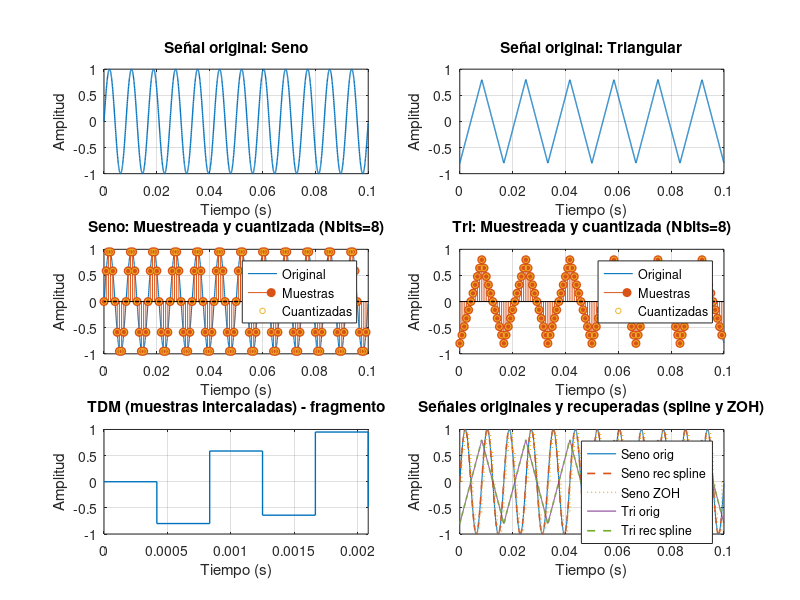

Write MATLAB code to recreate this figure. (Note: this script raises an error after producing the figure.)
% TUTORIAL / EJEMPLO MATLAB: Generación de señales, PCM, TDM y recuperación
% Dirigido a estudiantes de telecomunicaciones (nivel intermedio).
% -------------------------------------------------------------
clear; close all; clc;

%% Parámetros de señal continua (simulación "alta resolución")
Fs_cont = 20000;          % frecuencia de muestreo "continua" para simular analogico (Hz)
T_cont = 0.1;             % duración de la señal (s)
t_cont = 0:1/Fs_cont:T_cont-1/Fs_cont;   % vector tiempo continuo

% Parámetros de cada señal (elige frecuencias que representen una banda base)
f_seno = 120;             % frecuencia seno (Hz)
f_tri  = 60;              % frecuencia triangular (Hz)
A_seno = 1.0;             % amplitud seno
A_tri  = 0.8;             % amplitud triangular

%% 1) Generación de la señal senoidal y triangular
x_seno = A_seno * sin(2*pi*f_seno*t_cont);

% Triangular sin toolboxes: señal triangular (amplitud entre -1 y 1)
% fórmula: tri(t) = 2 * abs( 2*(f*t - floor(f*t + 0.5)) ) - 1
x_tri = A_tri * (2*abs(2*(f_tri*t_cont - floor(f_tri*t_cont + 0.5))) - 1);

%% 2) Decidir frecuencia de muestreo para muestreador (respetando Nyquist)
% Teorema de Nyquist: fs >= 2 * f_max (f_max = la componente más alta)
f_max = max([f_seno, f_tri]);
% Elegimos sobremuestreo razonable (factor 10 para reducir aliasing en ejemplo)
factor_sobre = 10;
fs = max(2*f_max, factor_sobre * f_max);
fs = ceil(fs);            % frecuencia de muestreo usada por el muestreador (Hz)
Ts = 1/fs;

% Tiempo muestreado (vector de instantes de muestreo)
t_sample = 0:Ts:T_cont-Ts;
Nsamples = length(t_sample);

%% 3) Muestreo (emulación del muestreador)
% Muestreamos las señales continuas en los instantes t_sample (muestreo ideal)
x_seno_sampled = A_seno * sin(2*pi*f_seno*t_sample);
x_tri_sampled  = A_tri  * (2*abs(2*(f_tri*t_sample - floor(f_tri*t_sample + 0.5))) - 1);

% Para visualizaciones, también guardamos la versión muestreada como impulsiva
% (pero las señales sampleadas arriba sirven para PCM).

%% 4) Conversión a PCM (cuantización uniforme y codificación binaria)
Nbits = 8;                        % número de bits por muestra (puedes cambiarlo)
Nlevels = 2^Nbits;

% Normalizamos cada señal al rango [-1,1] antes de cuantizar (evitar saturaciones).
% Si ya conoces el rango real usalo en lugar de normalizar (aquí usamos amplitud maxima)
% Normalización por el valor máximo absoluto de cada señal muestreada:
max_seno = max(abs(x_seno_sampled));
max_tri  = max(abs(x_tri_sampled));
x_seno_norm = x_seno_sampled / max_seno;
x_tri_norm  = x_tri_sampled  / max_tri;

% Cuantizador uniforme: niveles de - (2^(N-1))..(2^(N-1)-1) (representación signed)
Qmax = 2^(Nbits-1) - 1;
% cuantización (enteros)
q_seno = round( x_seno_norm * Qmax );
q_tri  = round( x_tri_norm  * Qmax );

% Asegurar que no se desborde
q_seno(q_seno > Qmax) = Qmax;
q_seno(q_seno < -Qmax) = -Qmax;
q_tri(q_tri > Qmax) = Qmax;
q_tri(q_tri < -Qmax) = -Qmax;

% Reconstrucción cuantizada (nivel cuantizado a amplitud real)
x_seno_cuant = (q_seno / Qmax) * max_seno;
x_tri_cuant  = (q_tri  / Qmax) * max_tri;

% Codificación binaria (PCM): convertimos cada muestra (signed) a palabra Nbits
% Usamos representación en complemento a dos para signos.
% Para convertir en complemento a dos a cadena binaria trabajamos con uint16 offset.
offset = 2^(Nbits-1); % para pasar a un rango 0..2^N-1 (si usamos complemento a dos)
q_seno_unsigned = uint16( q_seno + offset ); % ahora 0..2^N-1
q_tri_unsigned  = uint16( q_tri  + offset );

pcm_seno_bin = dec2bin(q_seno_unsigned, Nbits); % matriz char: Nsamples x Nbits
pcm_tri_bin  = dec2bin(q_tri_unsigned, Nbits);

% Crear un bitstream (secuencial) por canal (concatenando palabras)
% (cada fila es una muestra; para bitstream por canal concatenamos filas)
pcm_seno_bitstream = reshape(pcm_seno_bin', 1, []); % char vector con '0'/'1'
pcm_tri_bitstream  = reshape(pcm_tri_bin',  1, []);

%% 5) Emulación TDM
% ---- 5a) TDM en dominio de muestras (intercalado de muestras)
% Estructura de trama simple: por cada instante n, enviamos muestra Seno(n) luego Tri(n)
% Esto es TDM a nivel de muestras (no bits).
tdm_muestras = zeros(1, 2*Nsamples);
tdm_muestras(1:2:end) = x_seno_sampled;   % posiciones impares
tdm_muestras(2:2:end) = x_tri_sampled;    % posiciones pares

% Tiempo asociado a la señal TDM (cada muestra ocupa Ts/2 en este esquema)
Ts_tdm = Ts / 2;
t_tdm = 0:Ts_tdm:(length(tdm_muestras)-1)*Ts_tdm;

% ---- 5b) TDM de bits: trama concatenada intercalando palabras binarias
% Construimos bitstream TDM alternando palabras completas de cada canal
% Ejemplo: [seno_word1, tri_word1, seno_word2, tri_word2, ...]
% Preasignar tamaño: cada muestra aporta Nbits
tdm_bits_len = 2 * Nsamples * Nbits;
tdm_bitstream = char(zeros(1, tdm_bits_len));
idx = 1;
for n = 1:Nsamples
    % palabra seno
    tdm_bitstream(idx:idx+Nbits-1) = pcm_seno_bin(n,:);
    idx = idx + Nbits;
    % palabra tri
    tdm_bitstream(idx:idx+Nbits-1) = pcm_tri_bin(n,:);
    idx = idx + Nbits;
end

%% 6) Recuperación (demultiplexado) y reconstrucción de señales
% Demultiplexado en dominio de muestras
rec_seno_samples = tdm_muestras(1:2:end); % tomar posiciones impares
rec_tri_samples  = tdm_muestras(2:2:end); % posiciones pares

% Reconstrucción en tiempo continuo (interpolación). Usamos interp1 con 'sinc-like' (pchip o spline)
% Vector de tiempos muestreados originales:
t_rec = t_sample; % Ts muestreo original
% Queremos reconstruir al tiempo de alta resolución t_cont
% Usaremos interpolación 'spline' para aproximar una reconstrucción (no es ideal, pero instructiva)
x_seno_rec = interp1(t_rec, rec_seno_samples, t_cont, 'spline');
x_tri_rec  = interp1(t_rec, rec_tri_samples,  t_cont, 'spline');

% Alternativa: reconstrucción por hold (ZOH) para mostrar diferencia:
x_seno_zoh = zeros(size(t_cont));
x_tri_zoh = zeros(size(t_cont));
for k=1:Nsamples
    idxs = (t_cont >= t_rec(k)) & (t_cont < t_rec(min(k+1,Nsamples)));
    x_seno_zoh(idxs) = rec_seno_samples(k);
    x_tri_zoh(idxs)  = rec_tri_samples(k);
end

%% 7) Gráficas (todas en una figura con subplots)
figure('Name','TDM y PCM - Ejemplo','Units','normalized','Position',[0.05 0.05 0.9 0.85]);

% 1: Señal original (alta resolución)
subplot(3,2,1);
plot(t_cont, x_seno, 'LineWidth', 1);
title('Señal original: Seno');
xlabel('Tiempo (s)'); ylabel('Amplitud');
grid on;

subplot(3,2,2);
plot(t_cont, x_tri, 'LineWidth', 1);
title('Señal original: Triangular');
xlabel('Tiempo (s)'); ylabel('Amplitud');
grid on;

% 2: Señales muestreadas y cuantizadas (muestras marcadas)
subplot(3,2,3);
plot(t_cont, x_seno, 'LineWidth', 0.8); hold on;
stem(t_sample, x_seno_sampled, 'filled'); % muestras
plot(t_sample, x_seno_cuant, 'o','MarkerSize',4); % muestras cuantizadas
title(sprintf('Seno: Muestreada y cuantizada (Nbits=%d)',Nbits));
xlabel('Tiempo (s)'); ylabel('Amplitud'); legend('Original','Muestras','Cuantizadas');
grid on; hold off;

subplot(3,2,4);
plot(t_cont, x_tri, 'LineWidth', 0.8); hold on;
stem(t_sample, x_tri_sampled, 'filled');
plot(t_sample, x_tri_cuant, 'o','MarkerSize',4);
title(sprintf('Tri: Muestreada y cuantizada (Nbits=%d)',Nbits));
xlabel('Tiempo (s)'); ylabel('Amplitud'); legend('Original','Muestras','Cuantizadas');
grid on; hold off;

% 3: TDM (muestras intercaladas) — mostramos fragmento para claridad
subplot(3,2,5);
stairs(t_tdm, tdm_muestras, 'LineWidth', 1);
xlim([0, 5*Ts_tdm]); % mostrar unas pocas tramas
title('TDM (muestras intercaladas) - fragmento');
xlabel('Tiempo (s)'); ylabel('Amplitud'); grid on;

% 4: Señales recuperadas (comparación con original)
subplot(3,2,6);
plot(t_cont, x_seno, 'LineWidth', 0.8); hold on;
plot(t_cont, x_seno_rec, '--','LineWidth', 1.2);
plot(t_cont, x_seno_zoh, ':','LineWidth', 1);
plot(t_cont, x_tri, 'LineWidth', 0.6);
plot(t_cont, x_tri_rec, '--','LineWidth', 1.2);
legend('Seno orig','Seno rec spline','Seno ZOH','Tri orig','Tri rec spline');
title('Señales originales y recuperadas (spline y ZOH)');
xlabel('Tiempo (s)'); ylabel('Amplitud'); grid on; hold off;

% Ajustes finales: mejorar espaciado
sgtitle('Flujo: Generación -> Muestreo -> PCM -> TDM -> Recuperación');

%% 8) Mostrar métricas (SNR de cuantización aproximada)
% error cuantización por canal
err_seno = x_seno_sampled - x_seno_cuant;
err_tri  = x_tri_sampled  - x_tri_cuant;
SNR_seno_db = 10*log10( sum(x_seno_sampled.^2) / sum(err_seno.^2) );
SNR_tri_db  = 10*log10( sum(x_tri_sampled.^2)  / sum(err_tri.^2) );

fprintf('Frecuencia de muestreo usada fs = %d Hz (Ts = %.5f s)\n', fs, Ts);
fprintf('Muestras por canal = %d, Bits por muestra = %d\n', Nsamples, Nbits);
fprintf('SNR aproximada cuantizacion: Seno = %.2f dB, Tri = %.2f dB\n', SNR_seno_db, SNR_tri_db);

%% FIN DEL SCRIPT

% -------------------------------------------------------------------------
% En caso de requerir más especificaciones para ejecutar lo solicitado:
% - Indicar valores concretos de frecuencia y amplitud si no desea los de ejemplo.
% - Indicar Nbits deseados (por defecto Nbits=8).
% - Indicar si desea que la reconstrucción use un filtro ideal (sinc) en vez de 'spline'
%   (la implementación de sinc requiere ventana y convolución; con gusto la añado).
% - Indicar si quiere que la TDM sea por trama de tiempo fija con preámbulo, sincronismo, CRC, etc.
% - Indicar si desea que la salida TDM se exporte a un archivo binario (.bin) o a WAV (para audio).
% -------------------------------------------------------------------------
